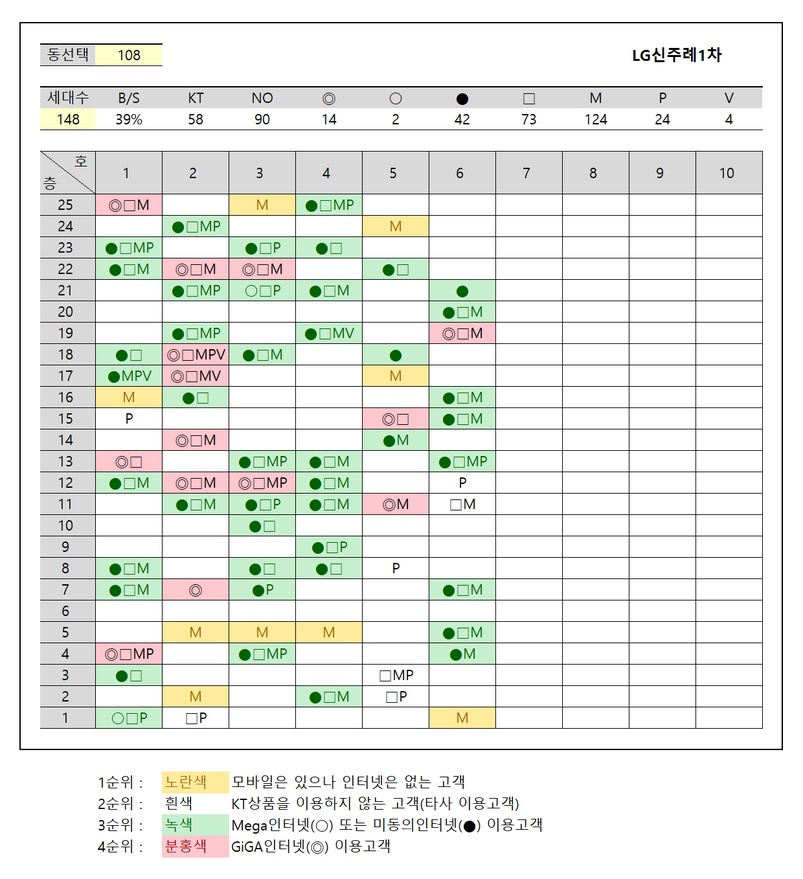
#> input picture KakaoTalk_20260129_133550192.png, 803 x 879 px, shrunk from 1240 x 1357 before the run
$ python -i ocr_engine_v2.py   (imports and definitions only)
#> lines starting #> are read from the running program, lines starting #| are printed output that depends on the picture; after the words box and inside, x2 and y2 are one past the last pixel; in counts of white or black regions, pixels touching at a corner belong together
import sys
import json
import cv2
import numpy as np
import os

# [13 lines not run here, left out]

# ============================================================
# 설정 (고정 그리드 - LG신주례 현황표 기준)
# ============================================================
NUM_FLOORS = 25  # 층수 (25층~1층)
NUM_UNITS = 10   # 호수 (1호~10호)


def load_image(image_path):
    """이미지 로드 (한글 경로 지원)"""
    img_array = np.fromfile(image_path, np.uint8)
    img = cv2.imdecode(img_array, cv2.IMREAD_COLOR)
    if img is None:
        raise Exception(f"이미지 로드 실패: {image_path}")
    return img


def detect_table_grid(img, colored_regions=None):
    """표의 그리드 라인 검출 (정밀화 버전)"""
    gray = cv2.cvtColor(img, cv2.COLOR_BGR2GRAY)

    # 노이즈 제거 및 대비 향상
    blurred = cv2.GaussianBlur(gray, (3, 3), 0)
    # 어댑티브 threshold
    binary = cv2.adaptiveThreshold(blurred, 255, cv2.ADAPTIVE_THRESH_GAUSSIAN_C,
                                 cv2.THRESH_BINARY_INV, 15, 3)

    # 커널 사이즈를 조금 더 작게 조정하여 얇은 선들도 검출
    img_h, img_w = img.shape[:2]
    h_size = img_w // 30
    v_size = img_h // 40

    horizontal_kernel = cv2.getStructuringElement(cv2.MORPH_RECT, (h_size, 1))
    horizontal_lines = cv2.morphologyEx(binary, cv2.MORPH_OPEN, horizontal_kernel)

    vertical_kernel = cv2.getStructuringElement(cv2.MORPH_RECT, (1, v_size))
    vertical_lines = cv2.morphologyEx(binary, cv2.MORPH_OPEN, vertical_kernel)

    # HoughLinesP 파라미터 완화
    h_lines = cv2.HoughLinesP(horizontal_lines, 1, np.pi/180, threshold=50, minLineLength=h_size, maxLineGap=20)
    v_lines = cv2.HoughLinesP(vertical_lines, 1, np.pi/180, threshold=50, minLineLength=v_size, maxLineGap=20)

    def group_coords(coords, gap=5):
        if not coords: return []
        coords = sorted(coords)
        groups = []
        if coords:
            curr_group = [coords[0]]
            for i in range(1, len(coords)):
                if coords[i] - coords[i-1] <= gap:
                    curr_group.append(coords[i])
                else:
                    groups.append(int(np.mean(curr_group)))
                    curr_group = [coords[i]]
            groups.append(int(np.mean(curr_group)))
        return groups

    h_coords_raw = []
    if h_lines is not None:
        for line in h_lines:
            x1, y1, x2, y2 = line[0]
            # 수평에 가깝고 길이가 어느 정도 있는 선만 수집
            line_len = abs(x1 - x2)
            if abs(y1 - y2) < 5 and line_len > (img_w // 4):
                h_coords_raw.append((y1 + y2) // 2)

    v_coords_raw = []
    if v_lines is not None:
        for line in v_lines:
            x1, y1, x2, y2 = line[0]
            # 수직에 가깝고 길이가 어느 정도 있는 선만 수집
            line_len = abs(y1 - y2)
            if abs(x1 - x2) < 5 and line_len > (img_h // 10):
                v_coords_raw.append((x1 + x2) // 2)

    # 근접한 선들 그룹화 (더 타이트하게)
    h_coords = group_coords(h_coords_raw, gap=5)
    v_coords = group_coords(v_coords_raw, gap=5)

    # ------------------------------------------------------------
    # 그리드 보간 (Missing Lines Fill) - 색상 영역 간 거리 기반
    # ------------------------------------------------------------
    def interpolate_lines_smart(coords, regions, axis='y'):
        if len(coords) < 2: return coords

        # 실제 데이터 점들 사이의 거리로부터 셀 크기 추정 (정교화)
        actual_gaps = []
        if regions:
            if axis == 'x': # 열 너비 추정 (같은 행에 있는 점들끼리 비교)
                # y좌표 기준으로 정렬
                check_regions = sorted(regions, key=lambda r: r['center'][1])
                for i in range(len(check_regions)):
                    for j in range(i+1, min(i+10, len(check_regions))):
                        r1, r2 = check_regions[i], check_regions[j]
                        # Y좌표 차이가 작으면 같은 행으로 간주
                        if abs(r1['center'][1] - r2['center'][1]) < 15:
                            gap = abs(r1['center'][0] - r2['center'][0])
                            if 40 < gap < 200: actual_gaps.append(gap) # 최소 40px 이상

            else: # 행 높이 추정 (같은 열에 있는 점들끼리 비교)
                # x좌표 기준으로 정렬
                check_regions = sorted(regions, key=lambda r: r['center'][0])
                for i in range(len(check_regions)):
                    for j in range(i+1, min(i+10, len(check_regions))):
                        r1, r2 = check_regions[i], check_regions[j]
                        # X좌표 차이가 작으면 같은 열로 간주
                        if abs(r1['center'][0] - r2['center'][0]) < 15:
                            gap = abs(r1['center'][1] - r2['center'][1])
                            if 15 < gap < 100: actual_gaps.append(gap)

        if actual_gaps:
            # 데이터 간격과 라인 간격의 중앙값 비교
            median_actual = np.median(actual_gaps)

            line_gaps = [coords[i+1] - coords[i] for i in range(len(coords)-1)]
            median_line = np.median(line_gaps) if line_gaps else 0

            if median_line > 0:
                # 1. 라인 간격이 너무 작으면 (잡음) -> 데이터 간격 신뢰 (예: X축)
                is_line_noise = median_line < median_actual * 0.6
                # 2. 데이터 간격이 너무 크면 (희소) -> 라인 간격 신뢰 (예: Y축)
                is_data_sparse = median_actual > median_line * 1.8

                # 우선순위 조정: Y축(행)은 데이터가 희소하여 actual이 뻥튀기될 수 있으므로 sparse 체크 우선
                if axis == 'y' and is_data_sparse:
                    estimated_cell_size = median_line
                elif is_line_noise:
                    estimated_cell_size = median_actual
                elif is_data_sparse:
                    estimated_cell_size = median_line
                else:
                    estimated_cell_size = median_actual
            else:
                estimated_cell_size = median_actual

            # 최소 안전장치
            estimated_cell_size = max(estimated_cell_size, 10)
        else:
            line_gaps = [coords[i+1] - coords[i] for i in range(len(coords)-1)]
            estimated_cell_size = np.median(line_gaps) if line_gaps else 20

        print(f"추정된 {axis}축 셀 크기: {estimated_cell_size:.1f} (데이터:{median_actual:.1f}, 라인:{median_line:.1f})", file=sys.stderr)

        new_coords = [coords[0]]
        for i in range(len(coords)-1):
            gap = coords[i+1] - coords[i]
            # 너무 촘촘한 선 제거 (셀 크기의 0.5배 미만 - 기준 완화)
            if gap < estimated_cell_size * 0.5:
                continue

            # 누락된 선 보간 (셀 크기의 1.5배 이상)
            if gap > estimated_cell_size * 1.5:
                num_missing = int(round(gap / estimated_cell_size)) - 1
                for j in range(1, num_missing + 1):
                    new_coords.append(int(coords[i] + j * (gap / (num_missing + 1))))

            new_coords.append(coords[i+1])

        return sorted(list(set(new_coords))), estimated_cell_size

    h_coords, h_size = interpolate_lines_smart(h_coords, colored_regions, 'y')
    v_coords, v_size = interpolate_lines_smart(v_coords, colored_regions, 'x')

    # 보간 후 중복/근접 라인 재병합 (중요) - 셀 크기의 50% 이내 라인은 하나로 합침
    if h_coords and len(h_coords) > 1:
        h_coords = group_coords(h_coords, gap=h_size * 0.5)

    if v_coords and len(v_coords) > 1:
        v_coords = group_coords(v_coords, gap=v_size * 0.5)

    # 너무 좁은 간격 다시 필터링 (최소 셀 크기 강제 적용)
    def filter_close_lines(coords, min_gap):
        if not coords: return []
        filtered = [coords[0]]
        for i in range(1, len(coords)):
            if coords[i] - filtered[-1] >= min_gap:
                filtered.append(coords[i])
        return filtered

    h_coords = filter_close_lines(h_coords, h_size * 0.8)
    v_coords = filter_close_lines(v_coords, v_size * 0.8)

    print(f"최종 수평선: {len(h_coords)}개, 수직선: {len(v_coords)}개", file=sys.stderr)

    return h_coords, v_coords


def find_all_colored_regions(img):
    """전체 이미지에서 색상 영역 검출 (파스텔 톤 최적화)"""
    hsv = cv2.cvtColor(img, cv2.COLOR_BGR2HSV)

    # 색상별 HSV 범위 (파스텔 색상에 맞게 조정)
    color_ranges = {
        'GREEN': [
            ([35, 30, 150], [85, 255, 255]),     # 연한 녹색 (파스텔)
            ([35, 50, 100], [85, 255, 255]),     # 중간 녹색
            ([40, 20, 180], [80, 150, 255]),     # 매우 연한 녹색
        ],
        'YELLOW': [
            ([15, 30, 200], [35, 255, 255]),     # 연한 노랑 (파스텔)
            ([20, 50, 180], [35, 200, 255]),     # 중간 노랑
            ([18, 20, 220], [32, 120, 255]),     # 매우 연한 노랑
        ],
        'PINK': [
            ([140, 20, 180], [180, 150, 255]),   # 연한 분홍 (파스텔)
            ([150, 30, 200], [170, 120, 255]),   # 중간 분홍
            ([0, 20, 200], [15, 100, 255]),      # 빨강 계열 연한 분홍
            ([160, 15, 200], [180, 80, 255]),    # 매우 연한 분홍
        ],
    }

    all_regions = []

    for color_name, ranges in color_ranges.items():
        combined_mask = np.zeros(img.shape[:2], dtype=np.uint8)

        for lower, upper in ranges:
            lower = np.array(lower)
            upper = np.array(upper)
            mask = cv2.inRange(hsv, lower, upper)
            combined_mask = cv2.bitwise_or(combined_mask, mask)

        # 노이즈 제거
        kernel = cv2.getStructuringElement(cv2.MORPH_RECT, (5, 5))
        combined_mask = cv2.morphologyEx(combined_mask, cv2.MORPH_OPEN, kernel)
        combined_mask = cv2.morphologyEx(combined_mask, cv2.MORPH_CLOSE, kernel)

        # 윤곽선 찾기
        contours, _ = cv2.findContours(combined_mask, cv2.RETR_EXTERNAL, cv2.CHAIN_APPROX_SIMPLE)

        for contour in contours:
            area = cv2.contourArea(contour)
            if area < 500:  # 너무 작은 영역 제외
                continue

            # 중심점 계산
            M = cv2.moments(contour)
            if M['m00'] > 0:
                cx = int(M['m10'] / M['m00'])
                cy = int(M['m01'] / M['m00'])

                # 바운딩 박스
                x, y, w, h = cv2.boundingRect(contour)

                all_regions.append({
                    'color': color_name,
                    'center': (cx, cy),
                    'bbox': (x, y, w, h),
                    'area': area
                })

    return all_regions


def find_table_bounds_from_grid(h_coords, v_coords, img_shape, colored_regions=None):
    """그리드 라인에서 테이블 범위 찾기 (고정 25층 x 10호)"""
    if not h_coords or not v_coords:
        return None

    img_h, img_w = img_shape[:2]

    print(f"감지된 라인: 수평 {len(h_coords)}개, 수직 {len(v_coords)}개", file=sys.stderr)

    # 라인 수가 부족하면 실패
    if len(h_coords) < NUM_FLOORS + 1 or len(v_coords) < NUM_UNITS + 1:
        print(f"라인 부족: 필요 수평 {NUM_FLOORS+1}, 수직 {NUM_UNITS+1}", file=sys.stderr)
        return None

    if not colored_regions:
        selected_h = h_coords[:NUM_FLOORS + 1]
        selected_v = v_coords[:NUM_UNITS + 1]
        return (selected_v[0], selected_h[0], selected_v[-1], selected_h[-1]), selected_h, selected_v

    # 1단계: 수직선 (열) 선택 - 색상 데이터가 가장 많은 10열 구간 찾기
    best_v_start = 0
    max_v_score = -1

    for i in range(len(v_coords) - NUM_UNITS):
        v_window = v_coords[i : i + NUM_UNITS + 1]
        x_min, x_max = v_window[0], v_window[-1]

        # 해당 구간의 색상 데이터 수
        points_in_window = [r for r in colored_regions if x_min < r['center'][0] < x_max]
        data_count = len(points_in_window)

        # 간격 일관성
        gaps = [v_window[j+1] - v_window[j] for j in range(NUM_UNITS)]
        gap_std = np.std(gaps)
        gap_consistency = 1.0 / (1.0 + gap_std)

        # Y축 분포 (실제 테이블은 세로로 길게 뻗어있음)
        y_span_score = 0
        if points_in_window:
            ys = [p['center'][1] for p in points_in_window]
            y_span = max(ys) - min(ys)
            y_span_score = min(y_span / (img_h * 0.4), 1.5) * 50

        score = (data_count * 2) + (gap_consistency * 20) + y_span_score

        if score > max_v_score:
            max_v_score = score
            best_v_start = i

    selected_v = v_coords[best_v_start : best_v_start + NUM_UNITS + 1]
    x_min_final, x_max_final = selected_v[0], selected_v[-1]

    # 2단계: 수평선 (행) 선택 - 색상 데이터가 가장 많은 25행 구간 찾기
    table_data_points = [r for r in colored_regions if x_min_final < r['center'][0] < x_max_final]

    best_h_start = 0
    max_h_score = -1

    for i in range(len(h_coords) - NUM_FLOORS):
        h_window = h_coords[i : i + NUM_FLOORS + 1]
        y_min, y_max = h_window[0], h_window[-1]

        # 해당 구간의 색상 데이터 수
        data_count = sum(1 for r in table_data_points if y_min < r['center'][1] < y_max)

        # 간격 일관성
        gaps = [h_window[j+1] - h_window[j] for j in range(NUM_FLOORS)]
        gap_std = np.std(gaps)
        gap_consistency = 100.0 / (1.0 + gap_std)

        # 활성 행 수 (데이터가 있는 행)
        active_rows = 0
        for j in range(NUM_FLOORS):
            if any(h_window[j] < r['center'][1] < h_window[j+1] for r in table_data_points):
                active_rows += 1

        score = data_count + gap_consistency + (active_rows * 30)

        if score > max_h_score:
            max_h_score = score
            best_h_start = i

    selected_h = h_coords[best_h_start : best_h_start + NUM_FLOORS + 1]

    table_bounds = (selected_v[0], selected_h[0], selected_v[-1], selected_h[-1])

    print(f"선택된 그리드: {NUM_FLOORS}층 x {NUM_UNITS}호 (시작: h={best_h_start}, v={best_v_start})", file=sys.stderr)
    return table_bounds, selected_h, selected_v


# [104 lines left out: functions extract_cell_text, map_regions_to_grid_v2, not called in this run]


def process_image(image_path):
    """이미지 처리 메인 함수 (그리드 라인 기반)"""
#> called with image_path = 'KakaoTalk_20260129_133550192.png'
    img = load_image(image_path)
#> in load_image, img is the input picture: shape (879, 803, 3); mean B, G, R 229.5, 234.5, 232.3
    img_h, img_w = img.shape[:2]

    print(f"이미지 크기: {img_w} x {img_h}", file=sys.stderr)

    # 1단계: 색상 영역 검출 (그리드 검출 및 보간에 필요)
    all_regions = find_all_colored_regions(img)
#> after the loop in find_all_colored_regions, `for color_name, ranges in color_ranges.items():`:
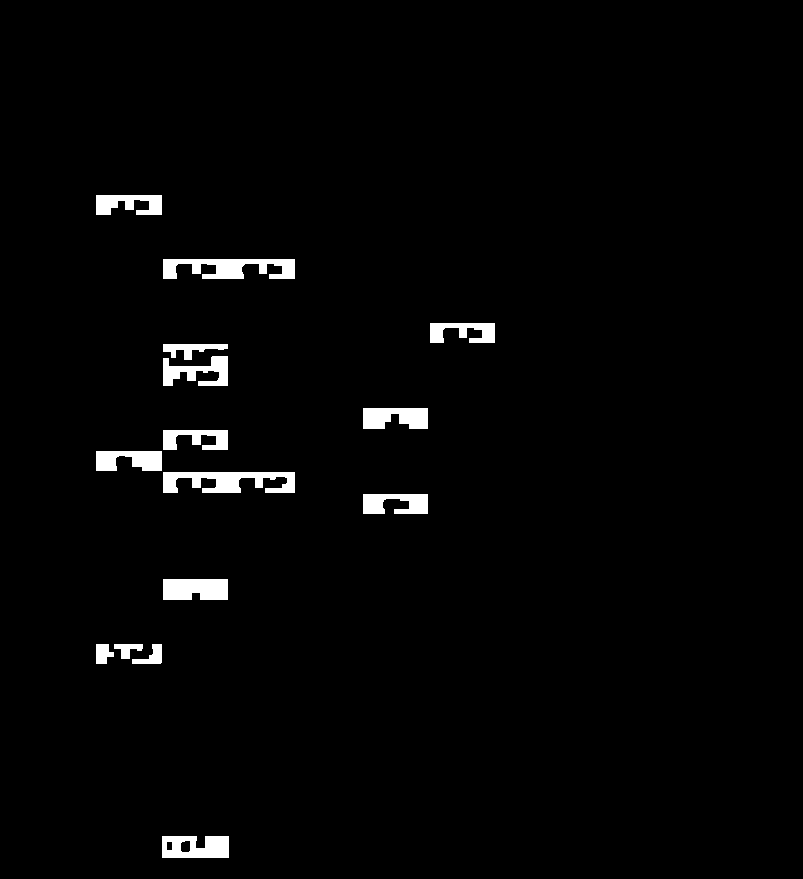
#> combined_mask: shape (879, 803); 2.1% white; 15 white regions, largest, box (x1, y1, x2, y2) and area: (163, 472, 295, 493) 1863, (163, 259, 295, 279) 1797, (163, 579, 228, 600) 1309
#> after the loop in find_all_colored_regions, `for color_name, ranges in color_ranges.items():`: all_regions = 47 items
#> all_regions = 47 items
    print(f"검출된 색상 영역: {len(all_regions)}개", file=sys.stderr)

    # 2단계: 그리드 라인 검출 (색상 영역 정보 활용)
    h_coords, v_coords = detect_table_grid(img, all_regions)
#> in detect_table_grid, `gray = cv2.cvtColor(img, cv2.COLOR_BGR2GRAY)`:
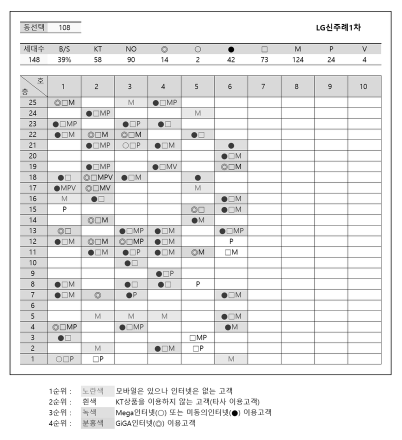
#> gray: shape (879, 803) (shown at 1/2 size); min 0, max 255, mean 233.3
#> in detect_table_grid, `binary = cv2.adaptiveThreshold(blurred, 255, cv2.ADAPTIVE_THRESH_GAUSS..`:
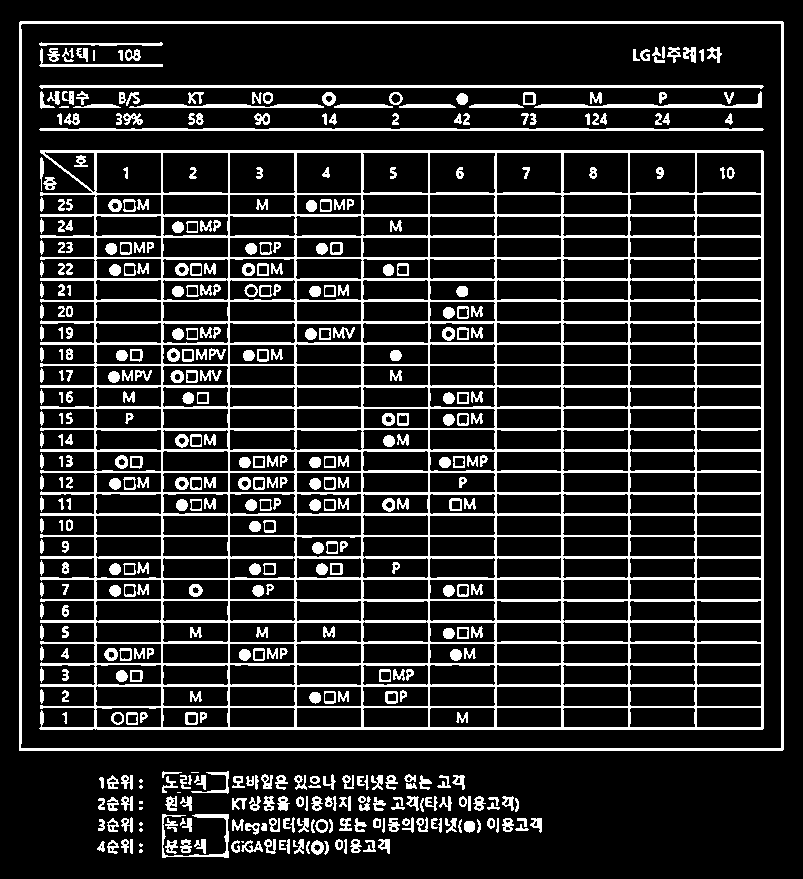
#> binary: shape (879, 803); 16.6% white; 463 white regions (13 under 20 px), largest, box (x1, y1, x2, y2) and area: (39, 150, 764, 730) 68166, (19, 21, 784, 751) 8923, (39, 85, 764, 89) 2175
#> (the rest of the program and of its run is left out)
